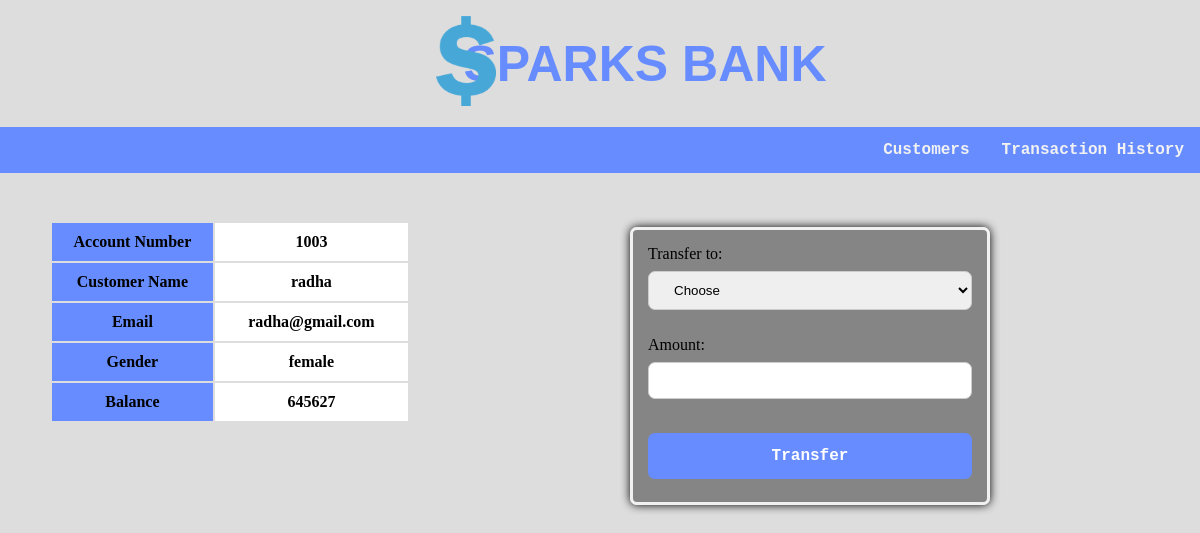
/transactions.php?id=4, run on the app's committed database.
### tables this page shows
CREATE TABLE `customers` (
  `id` int(20) NOT NULL,
  `customer_name` varchar(20) NOT NULL,
  `acc_no` int(11) NOT NULL,
  `email` varchar(28) NOT NULL,
  `gender` varchar(11) NOT NULL,
  `balance` int(11) NOT NULL
);

### transactions.php (the view, shortened to what this page needs)
<!DOCTYPE html>
<html>
<head>
	<link rel="stylesheet" type="text/css" href="assests\style1.css">
</head>
<body>
	<div class="head">
    <img src="img/logo.png" class="logo">
		<h1 style=" font-size: 50px; text-align:center;">
		<a href="index.php" style="color:#668cff; font-family: 'Catamaran', sans-serif;">SPARKS BANK</a>
		</h1>
	</div>
	<div class="topnav">
		<nav style="float: right;">
  		<a href="trans_history.php" class="a1">Transaction History</a>
  		<a href="customers.php" class="a1" >Customers</a>
  		</nav>
  	</div>
  	<div>
  	<?php
  			include('conn.php');
  			$sid=$_GET['id'];
  			$selectSQL = "SELECT * FROM customers WHERE id=$sid ";
  			$Res = mysqli_query( $con,$selectSQL );
  				$row=mysqli_fetch_assoc($Res);
    ?>
    <br>
    <table align="center" style="width:30%; float: left; position: relative; left: 50px;top: 30px; ">
  			<thead>
  				<tr >
  					<th style="background-color: #668cff">Account Number</th>
            <th style="background-color: white;"><?php echo $row['acc_no'];?></th>
          </tr>
          <tr>
  					<th style="background-color: #668cff">Customer Name</th>
            <th style="background-color: white;"><?php echo $row['customer_name'];?></th>
          </tr>
          <tr>
            <th style="background-color: #668cff">Email</th>
            <th style="background-color: white;"><?php echo $row['email'];?></th>
          </tr>
  				<tr>
  					<th style="background-color: #668cff">Gender</th>
            <th style="background-color: white;"><?php echo $row['gender'];?></th>
          </tr>
          <tr>
  					<th style="background-color: #668cff">Balance</th>
            <th style="background-color: white;"><?php echo $row['balance'];?></th>
  				</tr>
  			</thead>
  		</table>
<br><br>
  <div>
  	<form method="post" name="tr" >
  		<label>Transfer to:</label>
  		<select name="to" class="sel1" required >
  			<option value="" disabled selected >Choose </option>
  		</select>
  		<br><br>
  		<label>Amount:</label>
  		<input type="number" name="amount" required>
  		<br><br>
  		<div style="text-align: center;">
  			<button type="submit" name="submit">Transfer</button>
  		</div>
  	</form>
  </div>
</body>
</html>

### assests/style1.css (style rules this page uses)
.topnav { background-color: #668cff; overflow: hidden; }
.topnav a { float: right; display: block; color: #f2f2f2; text-align: center; padding: 14px 16px; text-decoration: none; font-family: "Lucida Console", "Courier New", monospace; font-weight: bold; }
a { text-decoration: none; font-family: "Lucida Console", "Courier New", monospace; font-weight: bold; font-style: normal; color: #cc3300; }
.head { background-color: #ddd; padding: 1px; }
body { margin: 0; background-color: #ddd; }
* { box-sizing: border-box; }

### transactions.php (style rules this page uses)
th, td { width:250px; text-align:center; padding:10px; }
.logo { float: left; position: relative; left: 420px; padding: 15px; width: 90px; height: 120px; }
button { border: 1px black; border-radius: 5px; padding: 3px; background-color:white; }
form { border: 3px solid #f1f1f1; width: 30%; background-color: #b3b3ff; background-color: rgba(0,0,0, 0.4); margin: auto auto; padding: 15px; border-radius: 7px; box-shadow: 0 0 10px #000; position: relative; top: 0; bottom: 0; left: 210px; right: 0; }
input[type=number],.sel1 { width: 100%; padding: 10px 21px; margin: 8px 0; display: inline-block; border: 1px solid #ccc; box-sizing: border-box; border-radius: 7px; }
::placeholder,button { font-family: "Lucida Console", "Courier New", monospace; font-weight: bold; font-size: 16px; color: black; }
button { background-color: #668cff; color: white; padding: 14px 20px; margin: 8px 0; border: none; cursor: pointer; width: 100%; border-radius: 7px; }

### data on the page
customers: acc_no "1003", customer_name "radha", email "radha@gmail.com", gender "female", balance "645627"
